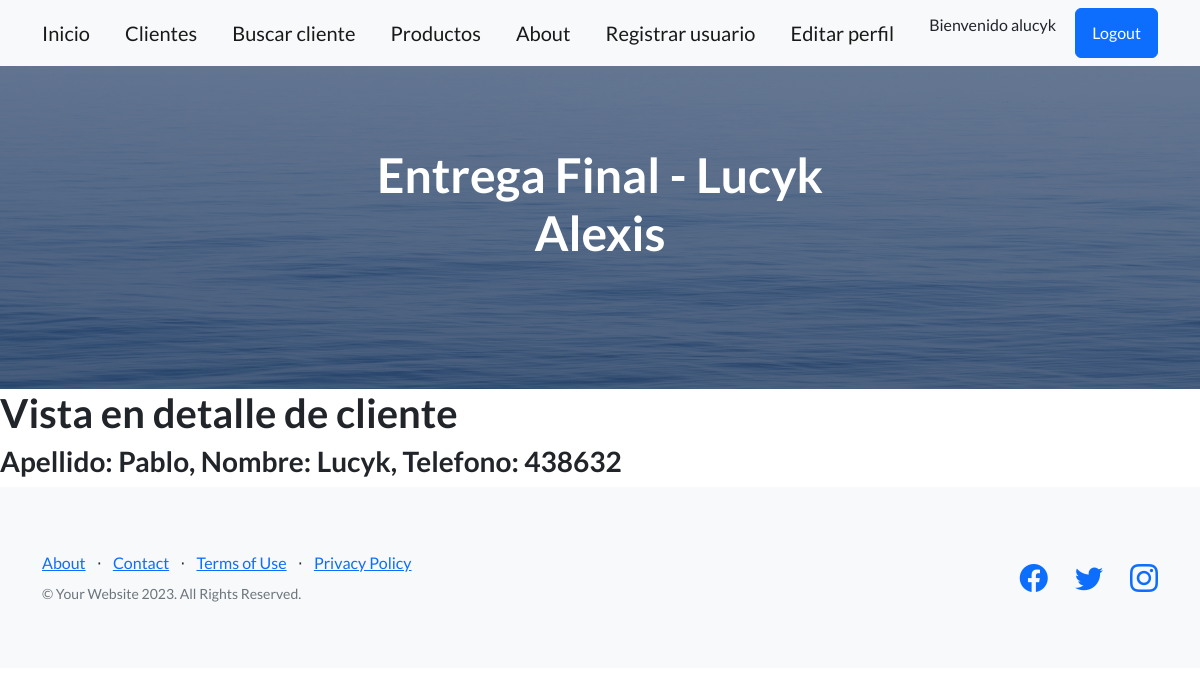
Screenshot of /app-tercera/detalle-cliente/14 (signed in) with the database file from the repository.
### AppTercera/models.py (models this page shows, shortened)
class Cliente(models.Model):
    apellido=models.CharField(max_length=30)
    nombre=models.CharField(max_length=30)
    telefono=models.IntegerField()

### AppTercera/views.py (the view)
# urls.py: path('detalle-cliente/<pk>', ClienteDetail.as_view(), name='DetalleCliente'),
class ClienteDetail(LoginRequiredMixin, DetailView):
    model = Cliente
    template_name = "cliente_detail.html"
    context_object_name = 'cliente'

### AppTercera/templates/cliente_detail.html
{% extends 'padre.html' %}
{% block contenidoQueCambia %}
    <h1>Vista en detalle de cliente</h1>
    <h3> Apellido: {{cliente.apellido}}, Nombre: {{cliente.nombre}}, Telefono: {{cliente.telefono}}</h3>
{% endblock contenidoQueCambia %}

### AppTercera/templates/navbar.html (shortened to what this page needs)
<nav class="navbar navbar-light bg-light static-top">
    <div class="container">
        <a class="navbar-brand" href="{% url 'Inicio' %}">Inicio</a>
        <a class="navbar-brand" href="{% url 'ListaCliente' %}">Clientes</a>
        <a class="navbar-brand" href="{% url 'Pag_BuscarCliente' %}">Buscar cliente</a>
        <a class="navbar-brand" href="{% url 'Pag_Productos' %}">Productos</a>
        <a class="navbar-brand" href="{% url 'AboutMe' %}">About</a>
        {% if user.is_authenticated %}
            <a class="navbar-brand" href="{% url 'Registrar' %}">Registrar usuario</a>
            <a class="navbar-brand" href="{% url 'EditarPerfil' %}">Editar perfil</a>
            <p>Bienvenido {{user.username}}</p>
            <a class="btn btn-primary" href="{% url 'Logout' %}">Logout</a>
        {% else %}
            <a class="btn btn-primary" href="{% url 'Login' %}">Login</a>
        {% endif %}
    </div>
</nav>

### rows the page displays
Cliente: apellido "Pablo", nombre "Lucyk", telefono "438632"

### other values shown
{{ user.username }} "alucyk"
